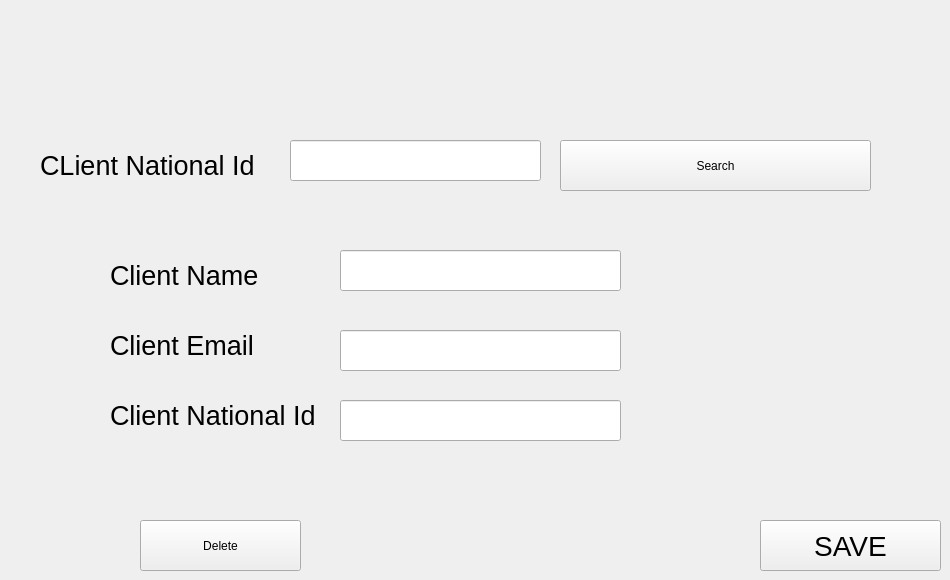
      <widget class="QWidget" name="tab_14">
       <attribute name="title">
        <string>Edit Or Delete A Client</string>
       </attribute>
       <widget class="QLineEdit" name="lineEdit_25">
        <property name="geometry">
         <rect>
          <x>290</x>
          <y>140</y>
          <width>251</width>
          <height>41</height>
         </rect>
        </property>
       </widget>
       <widget class="QLabel" name="label_42">
        <property name="geometry">
         <rect>
          <x>40</x>
          <y>150</y>
          <width>231</width>
          <height>31</height>
         </rect>
        </property>
        <property name="font">
         <font>
          <family>Segoe UI</family>
          <pointsize>20</pointsize>
         </font>
        </property>
        <property name="text">
         <string>CLient National Id</string>
        </property>
       </widget>
       <widget class="QPushButton" name="pushButton_23">
        <property name="geometry">
         <rect>
          <x>760</x>
          <y>520</y>
          <width>181</width>
          <height>51</height>
         </rect>
        </property>
        <property name="font">
         <font>
          <family>Segoe UI</family>
          <pointsize>21</pointsize>
         </font>
        </property>
        <property name="text">
         <string>SAVE</string>
        </property>
       </widget>
       <widget class="QPushButton" name="pushButton_24">
        <property name="geometry">
         <rect>
          <x>560</x>
          <y>140</y>
          <width>311</width>
          <height>51</height>
         </rect>
        </property>
        <property name="text">
         <string>Search</string>
        </property>
       </widget>
       <widget class="QPushButton" name="pushButton_25">
        <property name="geometry">
         <rect>
          <x>140</x>
          <y>520</y>
          <width>161</width>
          <height>51</height>
         </rect>
        </property>
        <property name="text">
         <string>Delete</string>
        </property>
       </widget>
       <widget class="QLabel" name="label_36">
        <property name="geometry">
         <rect>
          <x>110</x>
          <y>260</y>
          <width>151</width>
          <height>31</height>
         </rect>
        </property>
        <property name="font">
         <font>
          <family>Segoe UI</family>
          <pointsize>20</pointsize>
         </font>
        </property>
        <property name="text">
         <string>Client Name</string>
        </property>
       </widget>
       <widget class="QLineEdit" name="lineEdit_28">
        <property name="geometry">
         <rect>
          <x>340</x>
          <y>250</y>
          <width>281</width>
          <height>41</height>
         </rect>
        </property>
       </widget>
       <widget class="QLineEdit" name="lineEdit_27">
        <property name="geometry">
         <rect>
          <x>340</x>
          <y>330</y>
          <width>281</width>
          <height>41</height>
         </rect>
        </property>
       </widget>
       <widget class="QLabel" name="label_34">
        <property name="geometry">
         <rect>
          <x>110</x>
          <y>400</y>
          <width>211</width>
          <height>31</height>
         </rect>
        </property>
        <property name="font">
         <font>
          <family>Segoe UI</family>
          <pointsize>20</pointsize>
         </font>
        </property>
        <property name="text">
         <string>Client National Id</string>
        </property>
       </widget>
       <widget class="QLabel" name="label_35">
        <property name="geometry">
         <rect>
          <x>110</x>
          <y>330</y>
          <width>151</width>
          <height>31</height>
         </rect>
        </property>
        <property name="font">
         <font>
          <family>Segoe UI</family>
          <pointsize>20</pointsize>
         </font>
        </property>
        <property name="text">
         <string>Client Email</string>
        </property>
       </widget>
       <widget class="QLineEdit" name="lineEdit_26">
        <property name="geometry">
         <rect>
          <x>340</x>
          <y>400</y>
          <width>281</width>
          <height>41</height>
         </rect>
        </property>
       </widget>
      </widget>
